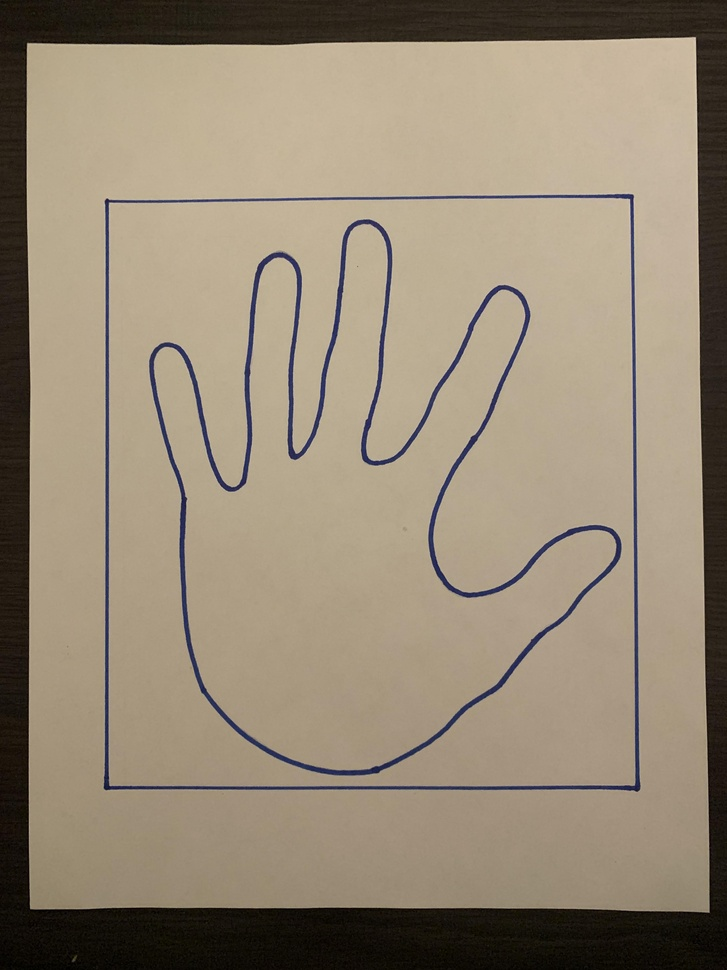
#> input picture images/junboundingrect.jpg, 727 x 970 px, shrunk from 3024 x 4032 before the run, found by its file name
$ python pipeline.py
#> lines starting #> are read from the running program, lines starting #| are printed output that depends on the picture; after the words box and inside, x2 and y2 are one past the last pixel; in counts of white or black regions, pixels touching at a corner belong together
import cv2
import numpy as np


class Paper:
    A4 = 21.7 * 28
    LETTER = 21.59 * 27.94


class AreaCalculator:
    def __init__(self, name, hand_image:np.ndarray, area_of_paper:float) -> None:
        self.hand_image = hand_image
        self.area_of_paper = area_of_paper
        self.name = name

        self.__hsv_threshold_hue = [0.0, 180.0]
        self.__hsv_threshold_saturation = [0.0, 255.0]
        self.__hsv_threshold_value = [127.58992805755395, 255.0]

    def is_contour_inside(inner_contour, outer_contour):
        for point in inner_contour:
            pt = tuple(map(int, point[0]))
            distance = cv2.pointPolygonTest(outer_contour, pt, False)
            if distance < 0:
                return False
        return True

    def calculate_paper_area(self) -> float:
        """Returns area of page in PIXELS"""
        hsvimg = cv2.cvtColor(self.hand_image, cv2.COLOR_BGR2HSV)
        mask = cv2.inRange(hsvimg, (self.__hsv_threshold_hue[0], self.__hsv_threshold_saturation[0], self.__hsv_threshold_value[0]),  (self.__hsv_threshold_hue[1], self.__hsv_threshold_saturation[1], self.__hsv_threshold_value[1]))
        contours, _ = cv2.findContours(mask, cv2.RETR_EXTERNAL, cv2.CHAIN_APPROX_SIMPLE)
        contours_sorted = sorted(contours, key=lambda x: cv2.contourArea(x), reverse=True)
        paper = contours_sorted[0]
        cv2.drawContours(self.hand_image, [paper], 0, (0, 255, 0), 2)
        return paper, cv2.contourArea(paper)

    # [9 lines left out: function calculate_hand_inside, not called in this run]


    def calculate_hand_area(self, paper_contour) -> float:
        """Returns area detected in hand in PIXELS"""
        gray = cv2.cvtColor(self.hand_image, cv2.COLOR_BGR2GRAY)

        # Step 3: Threshold the image to create a binary image
        _, thresh = cv2.threshold(gray, 127, 255, cv2.THRESH_BINARY_INV)


        contours, _ = cv2.findContours(thresh, cv2.RETR_TREE, cv2.CHAIN_APPROX_SIMPLE)
        contours = [contour for contour in contours if AreaCalculator.is_contour_inside(contour, paper_contour)]
        contours_sorted = sorted(contours, key=lambda x: cv2.contourArea(x), reverse=True)
        hand = contours_sorted[0]
        return hand, cv2.contourArea(hand)


    def calculate_area(self) -> float:
        """Calculates the Area of the hand given the area of the paper from the image that it is drawn on in cm"""
        paper_contour, paper_area = self.calculate_paper_area()
        hand_contour, hand_area = self.calculate_hand_area(paper_contour)

        # Draw the paper contour on the original image
        cv2.drawContours(self.hand_image, [hand_contour,], 0, (0, 0, 255), 2)
        cv2.drawContours(self.hand_image, [paper_contour], 0, (0, 0, 255), 2)
        # Get the bounding box of the paper contour
        x_paper, y_paper, w_paper, h_paper = cv2.boundingRect(paper_contour)
        x_hand, y_hand, w_hand, h_hand = cv2.boundingRect(hand_contour)

        # Write the area in the top-left corner of the bounding box
        cv2.putText(self.hand_image, f"Paper Area: {paper_area:.2f} pixels -> {self.area_of_paper}cm^2", (x_paper, y_paper), cv2.FONT_HERSHEY_SIMPLEX, 3, (255, 255, 0), 2)
        cv2.putText(self.hand_image, f"Hand Area: {hand_area:.2f} pixels -> {hand_area * (self.area_of_paper / paper_area) :.3f}cm^2", (x_hand, y_hand), cv2.FONT_HERSHEY_SIMPLEX, 3, (255, 255, 0), 2)

        print(f"Paper Area (pixels): {paper_area:.2f}, hand area (pixels): {hand_area:.2f}")
        print(f"Paper Area (cm3): {self.area_of_paper}, hand area (cm3): {hand_area * (self.area_of_paper / paper_area) :.3f}")
        # Display the image with the detected contours and areas
        cv2.imshow("Detected Paper and Hand", self.hand_image)
        cv2.imwrite(f"res/{self.name}.png", self.hand_image)
        cv2.waitKey(0)
        cv2.destroyAllWindows()


if __name__ == "__main__":
    # areacalculator = AreaCalculator("JUN",  cv2.imread("images/jundarkhand2.JPG"), Paper.LETTER)
    # areacalculator = AreaCalculator("GENE",  cv2.imread("images/genedarkhand.JPG"), Paper.LETTER)
    # areacalculator = AreaCalculator("TIRMIZI",  cv2.imread("images/tirmizihand.JPG"), Paper.LETTER)
    areacalculator = AreaCalculator("JUNboundingrect",  cv2.imread("images/junboundingrect.JPG"), Paper.LETTER)
#> in __init__, self.hand_image is the input picture: shape (970, 727, 3); mean B, G, R 116.7, 136.2, 149.5
    # areacalculator = AreaCalculator("GENEboundingrect",  cv2.imread("images/geneboundingrect.JPG"), Paper.LETTER)
    # areacalculator = AreaCalculator("TIRMIZIboundingrect",  cv2.imread("images/tirmiziboundingsquare.JPG"), Paper.LETTER)

    areacalculator.calculate_area()
#> in calculate_paper_area, `mask = cv2.inRange(hsvimg, (self.__hsv_threshold_hue[0], self.__hsv_th..`:
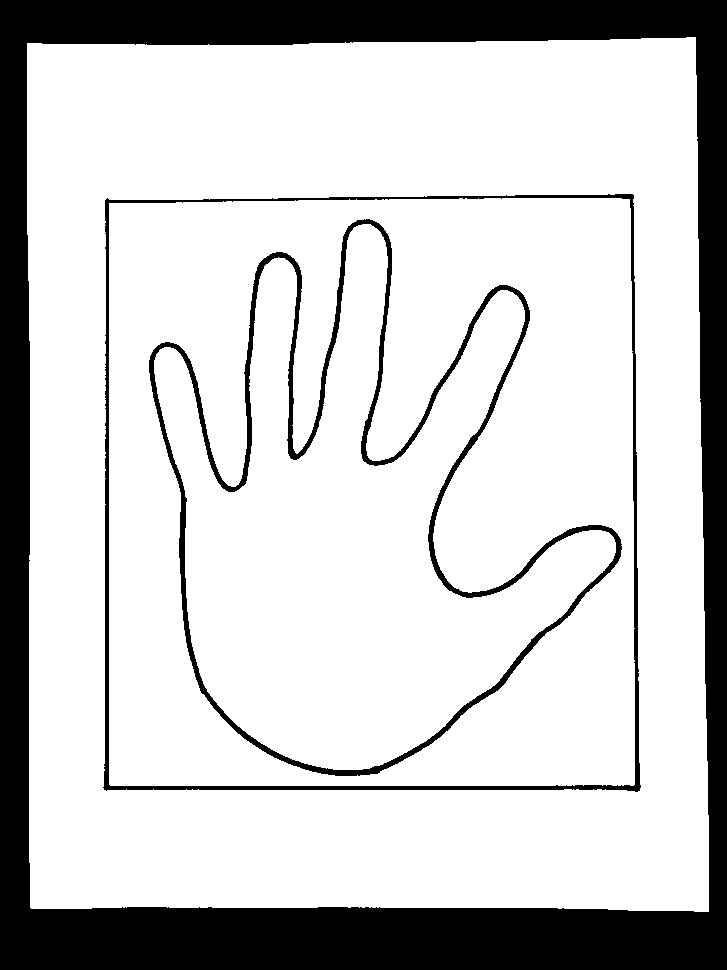
#> mask: shape (970, 727); 79.7% white; 3 black regions
#> in calculate_paper_area, `contours, _ = cv2.findContours(mask, cv2.RETR_EXTERNAL, cv2.CHAIN_APPR..`: contours = 1 contour; box (x1, y1, x2, y2) and area: (27, 37, 709, 912) 581916
#> in calculate_paper_area, `contours_sorted = sorted(contours, key=lambda x: cv2.contourArea(x), r..`: contours_sorted has the same summary as contours
#> in calculate_paper_area, `paper = contours_sorted[0]`: paper = contour of 141 points, box (x1, y1, x2, y2) (27, 37, 709, 912), area 581916
#> in calculate_paper_area, `cv2.drawContours(self.hand_image, [paper], 0, (0, 255, 0), 2)`:
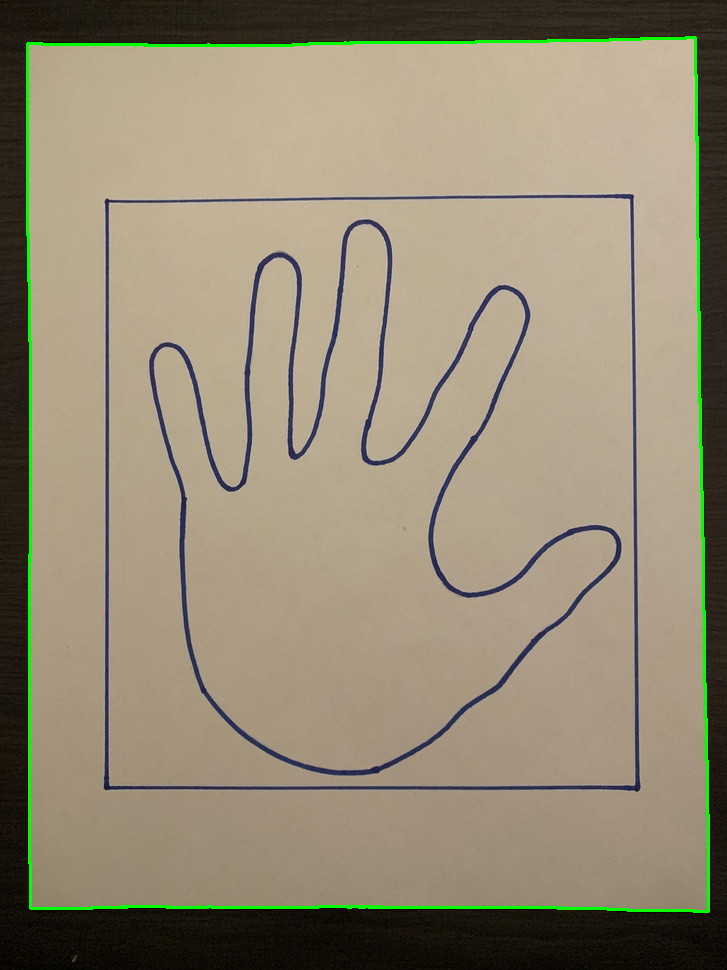
#> self.hand_image: shape (970, 727, 3); 1.33% of pixels changed, all inside (x1, y1, x2, y2) = (26, 36, 710, 913)
#> in calculate_area, `paper_contour, paper_area = self.calculate_paper_area()`: paper_contour has the same summary as paper in calculate_paper_area; paper_area = 581916
#> in calculate_hand_area, `gray = cv2.cvtColor(self.hand_image, cv2.COLOR_BGR2GRAY)`:
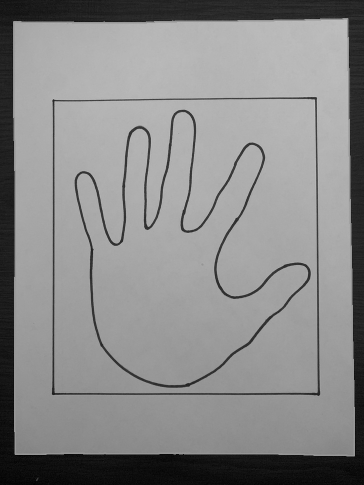
#> gray: shape (970, 727) (shown at 1/2 size); min 0, max 202, mean 138.3
#> in calculate_hand_area, `_, thresh = cv2.threshold(gray, 127, 255, cv2.THRESH_BINARY_INV)`:
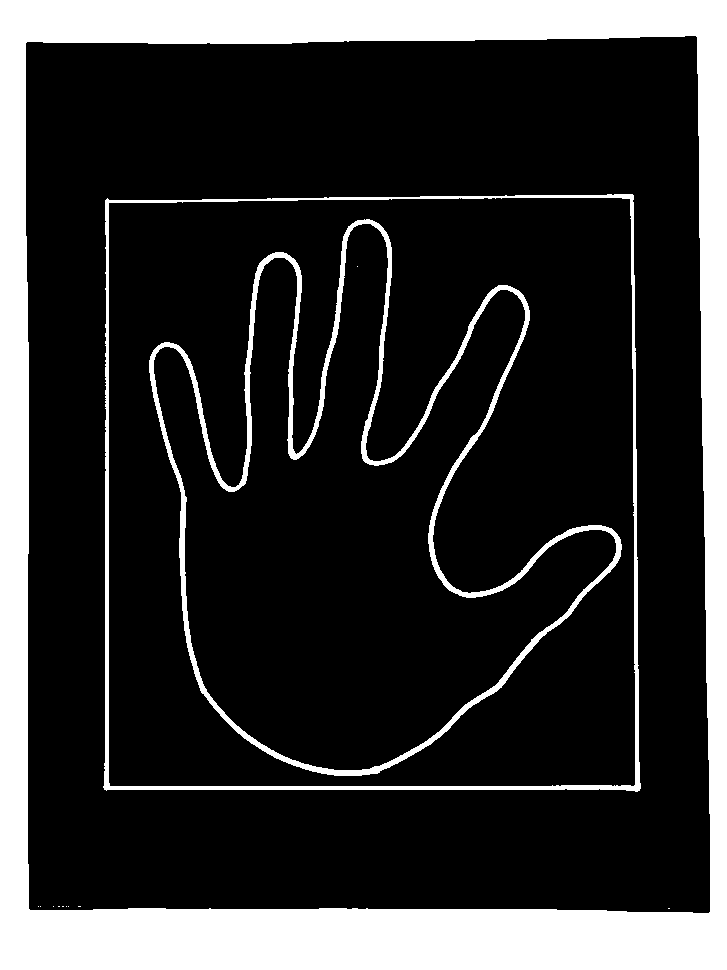
#> thresh: shape (970, 727); 20% white; 13 white regions (10 under 20 px)
#> in calculate_hand_area, `contours, _ = cv2.findContours(thresh, cv2.RETR_TREE, cv2.CHAIN_APPROX..`: contours = 16 contours, 10 with area under 20; largest, box (x1, y1, x2, y2) and area: (0, 0, 727, 970) 703494, (25, 35, 711, 914) 588160, (103, 194, 641, 792) 314040, (108, 197, 636, 787) 308208, (149, 219, 622, 776) 128014, (153, 223, 617, 771) 116370
#> in calculate_hand_area, `contours = [contour for contour in contours if AreaCalculator.is_conto..`: contours = 14 contours, 10 with area under 20; largest, box (x1, y1, x2, y2) and area: (103, 194, 641, 792) 314040, (108, 197, 636, 787) 308208, (149, 219, 622, 776) 128014, (153, 223, 617, 771) 116370
#> in calculate_hand_area, `contours_sorted = sorted(contours, key=lambda x: cv2.contourArea(x), r..`: contours_sorted has the same summary as contours
#> in calculate_hand_area, `hand = contours_sorted[0]`: hand = contour of 183 points, box (x1, y1, x2, y2) (103, 194, 641, 792), area 314040
#> in calculate_area, `hand_contour, hand_area = self.calculate_hand_area(paper_contour)`: hand_contour has the same summary as hand in calculate_hand_area; hand_area = 314039.5
#> in calculate_area, `x_paper, y_paper, w_paper, h_paper = cv2.boundingRect(paper_contour)`: x_paper = 27; y_paper = 37; w_paper = 682; h_paper = 875
#> in calculate_area, `x_hand, y_hand, w_hand, h_hand = cv2.boundingRect(hand_contour)`: x_hand = 103; y_hand = 194; w_hand = 538; h_hand = 598
#> in calculate_area, `cv2.putText(self.hand_image, f"Hand Area: {hand_area:.2f} pixels -> {h..`:
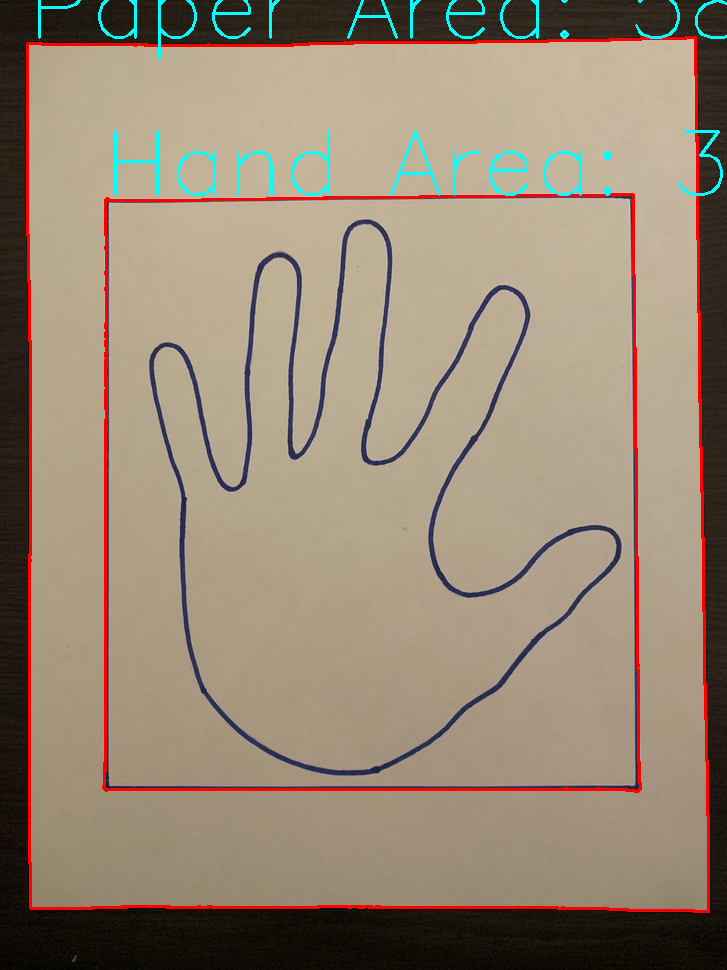
#> self.hand_image: shape (970, 727, 3); mean B, G, R 115.9, 135.1, 151.3
#| Paper Area (pixels): 581916.00, hand area (pixels): 314039.50
#| Paper Area (cm3): 603.2246, hand area (cm3): 325.539

$ run again, with images/jundarkhand2.JPG copied over images/junboundingrect.jpg
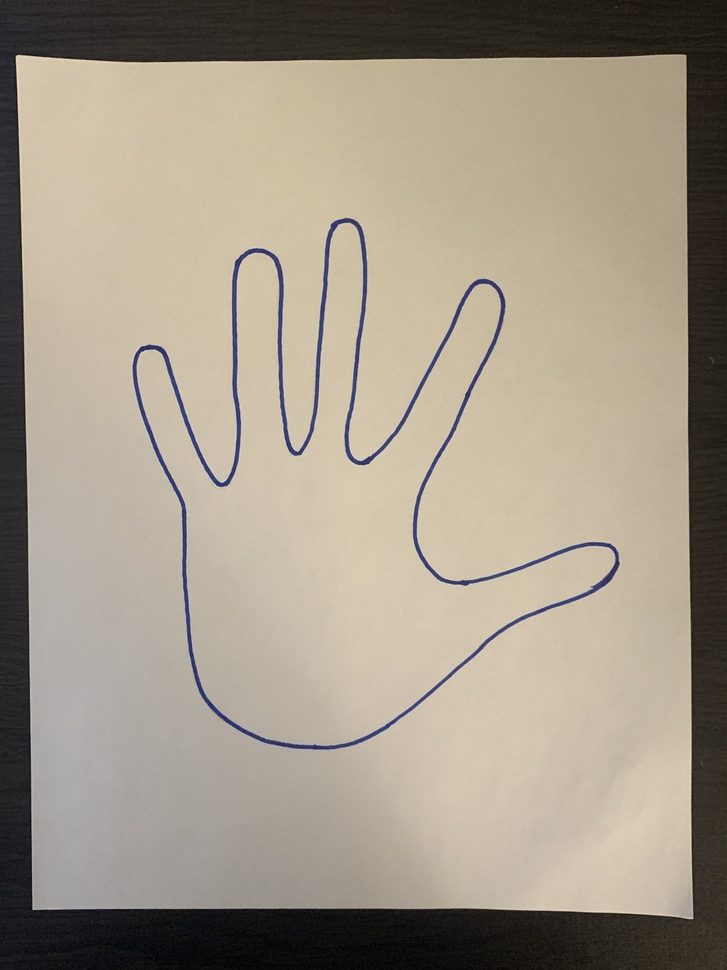
#> input picture images/jundarkhand2.JPG, 727 x 970 px, shrunk from 3024 x 4032 before the run, found by its file name
#> in __init__, self.hand_image is the input picture: shape (970, 727, 3); mean B, G, R 136, 151.9, 161.7
#> hsvimg: shape (970, 727, 3); mean H, S, V 27.6, 45.2, 162.5
#> in calculate_paper_area, `mask = cv2.inRange(hsvimg, (self.__hsv_threshold_hue[0], self.__hsv_th..`:
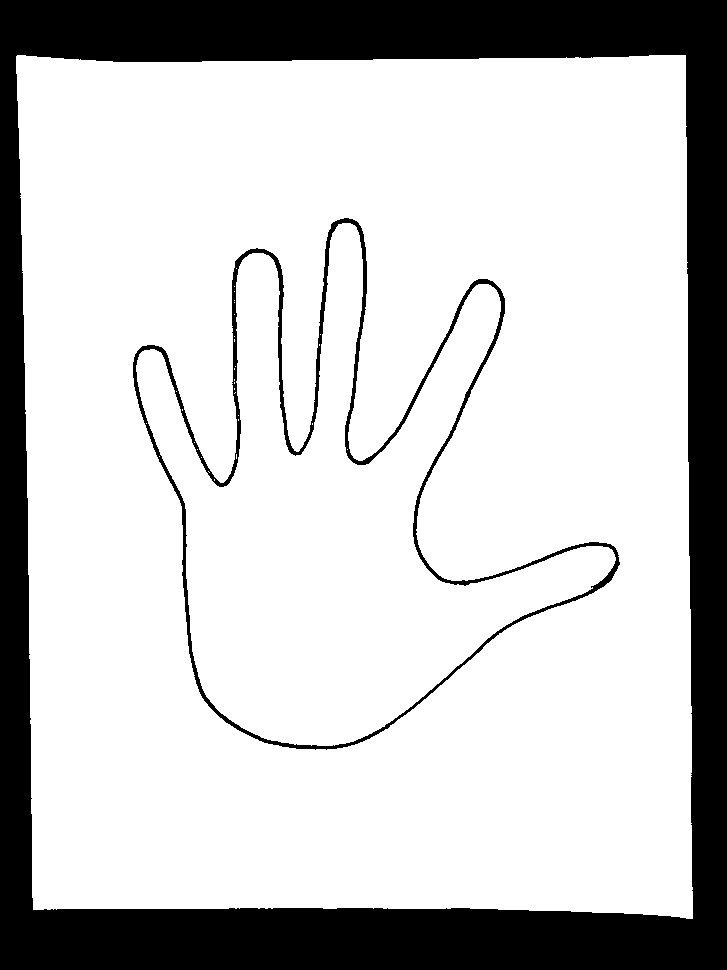
#> mask: shape (970, 727); 78.6% white; 2 black regions
#> in calculate_paper_area, `contours, _ = cv2.findContours(mask, cv2.RETR_EXTERNAL, cv2.CHAIN_APPR..`: contours = 1 contour; box (x1, y1, x2, y2) and area: (16, 55, 693, 919) 562658
#> in calculate_paper_area, `contours_sorted = sorted(contours, key=lambda x: cv2.contourArea(x), r..`: contours_sorted has the same summary as contours
#> paper = contour of 212 points, box (x1, y1, x2, y2) (16, 55, 693, 919), area 562658
#> paper_contour has the same summary as paper in calculate_paper_area; paper_area = 562658
#> thresh: shape (970, 727); 21.1% white; 2 white regions
#> in calculate_hand_area, `contours, _ = cv2.findContours(thresh, cv2.RETR_TREE, cv2.CHAIN_APPROX..`: contours = 4 contours; box (x1, y1, x2, y2) and area: (0, 0, 727, 970) 703494, (14, 53, 695, 921) 568862, (133, 218, 620, 750) 111400, (136, 222, 617, 747) 102988
#> in calculate_hand_area, `contours = [contour for contour in contours if AreaCalculator.is_conto..`: contours = 2 contours; box (x1, y1, x2, y2) and area: (133, 218, 620, 750) 111400, (136, 222, 617, 747) 102988
#> in calculate_hand_area, `contours_sorted = sorted(contours, key=lambda x: cv2.contourArea(x), r..`: contours_sorted has the same summary as contours
#> hand = contour of 1187 points, box (x1, y1, x2, y2) (133, 218, 620, 750), area 111400
#> hand_contour has the same summary as hand in calculate_hand_area; hand_area = 111400.5
#> x_paper = 16; y_paper = 55; w_paper = 677; h_paper = 864
#> x_hand = 133; y_hand = 218; w_hand = 487; h_hand = 532
#> in calculate_area, `cv2.putText(self.hand_image, f"Hand Area: {hand_area:.2f} pixels -> {h..`:
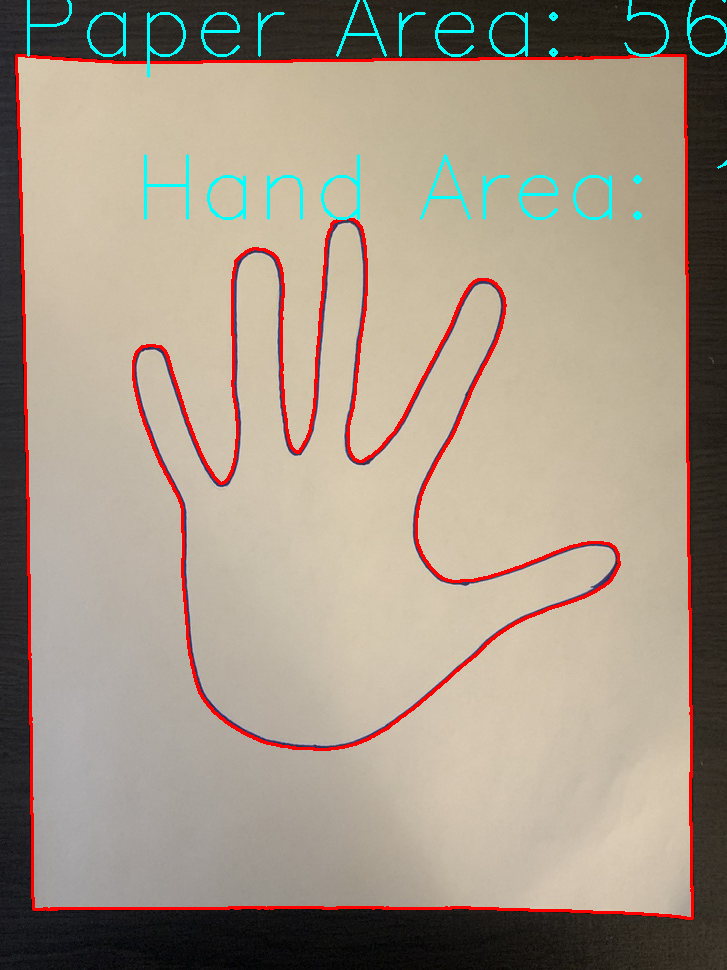
#> self.hand_image: shape (970, 727, 3); mean B, G, R 134.5, 150.3, 163.8
#| Paper Area (pixels): 562658.00, hand area (pixels): 111400.50
#| Paper Area (cm3): 603.2246, hand area (cm3): 119.432
